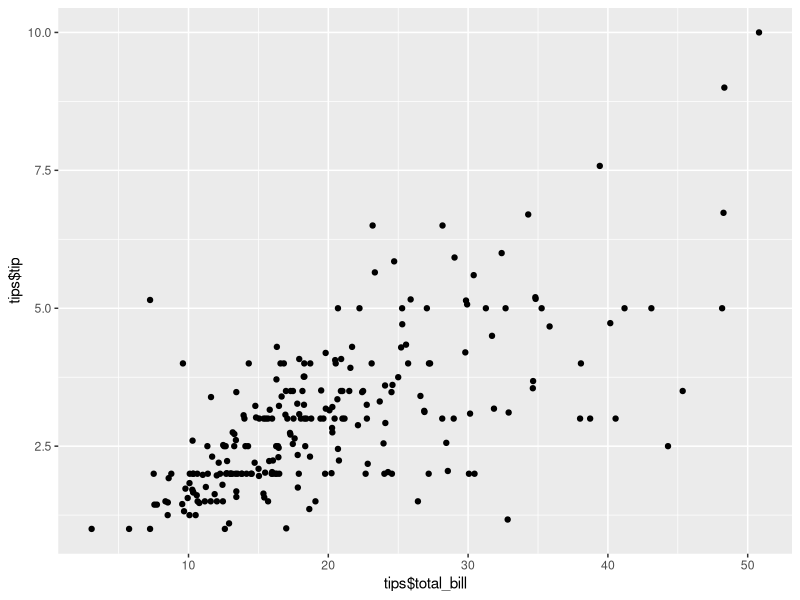
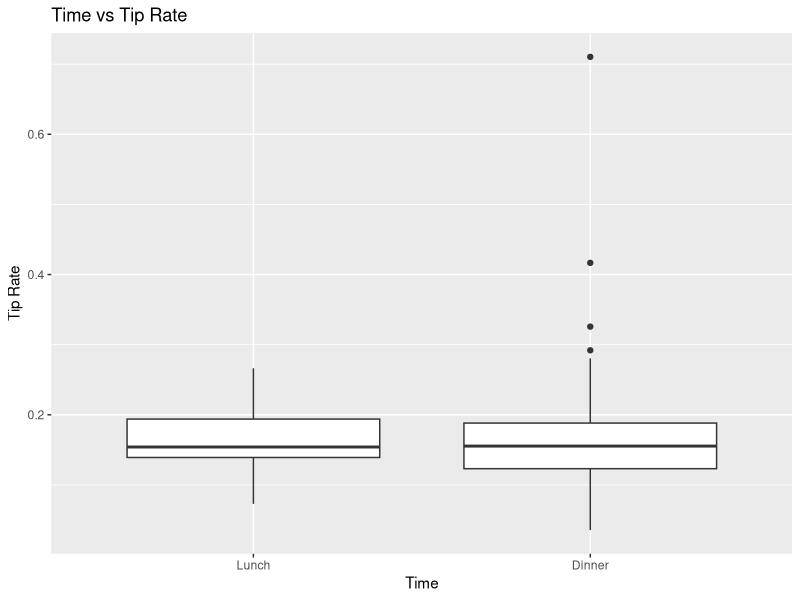
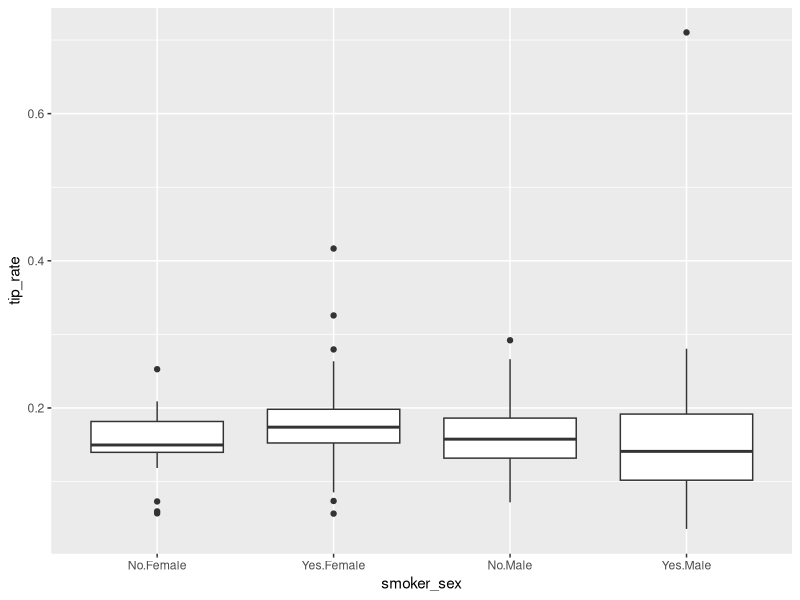
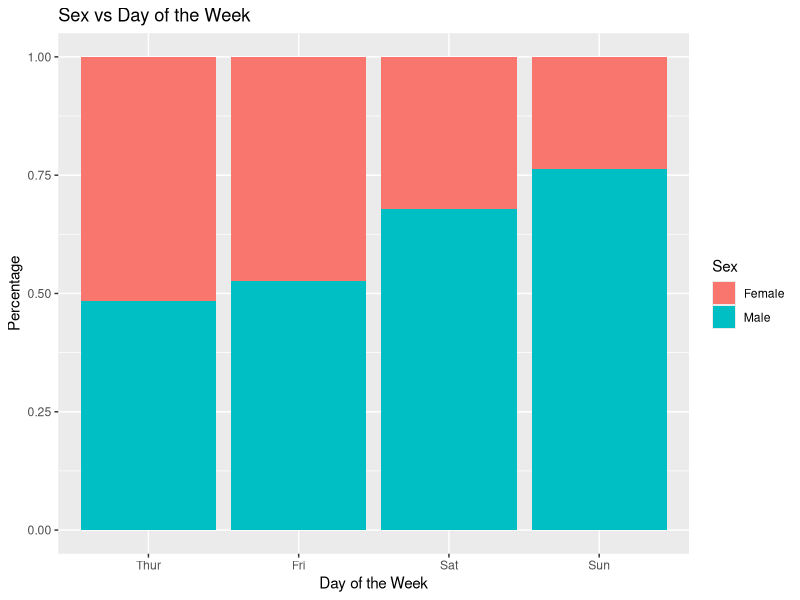

Source code (R) for these figures, in order:
## ---- chunk 1
knitr::opts_chunk$set(echo = TRUE)
## ---- chunk 2
#install.packages('reshape2')
library(reshape2)
library(ggplot2)


data(tips, package="reshape2")
#?tips
## ---- chunk 3
numParty=nrow(tips)
numParty
## ---- chunk 4
type_total_bill=class(tips$total_bill)
cat("total_bill is a", type_total_bill, "variable." )
type_tip=class(tips$tip)
cat("tip is a", type_total_bill, "variable." )
type_sex=class(tips$sex)
cat("sex is a", type_total_bill, "variable." )
type_smoker=class(tips$smoker)
cat("smoker is a", type_total_bill, "variable." )
type_day=class(tips$day)
cat("day is a", type_total_bill, "variable." )
type_time=class(tips$time)
cat("time is a", type_total_bill, "variable." )
type_time=class(tips$size)
cat("size is an", type_total_bill, "variable." )

## ---- chunk 5
day= tips$day
day = factor(day, levels(day)[c(4, 1:3)])
levels(day)
tips$day= day
day
## ---- chunk 6
female5=tips[tips$sex == 'Female' & tips$size >= 5,]
print(female5)
## ---- chunk 7
ggplot(data = tips, aes(x = tips$total_bill, y = tips$tip)) +geom_point()
## ---- chunk 8
tips$tip_rate = tips$tip / tips$total_bill
mean(tips$tip_rate)
## ---- chunk 9
tips$time = factor(tips$time, levels(tips$time)[c(2,1)])
ggplot(tips, aes(x=time, y=tip_rate)) + geom_boxplot() + labs(x="Time", y="Tip Rate", title="Time vs Tip Rate")
## ---- chunk 10
tips$smoker_sex = interaction(tips$smoker, tips$sex)
ggplot(tips, aes(x=smoker_sex, y = tip_rate)) + geom_boxplot() 

## ---- chunk 11
ggplot(tips, aes(fill=sex, y=1,x=day)) + geom_bar(position="fill", stat="identity") + labs(title="Sex vs Day of the Week",y="Percentage", x="Day of the Week", fill="Sex")

